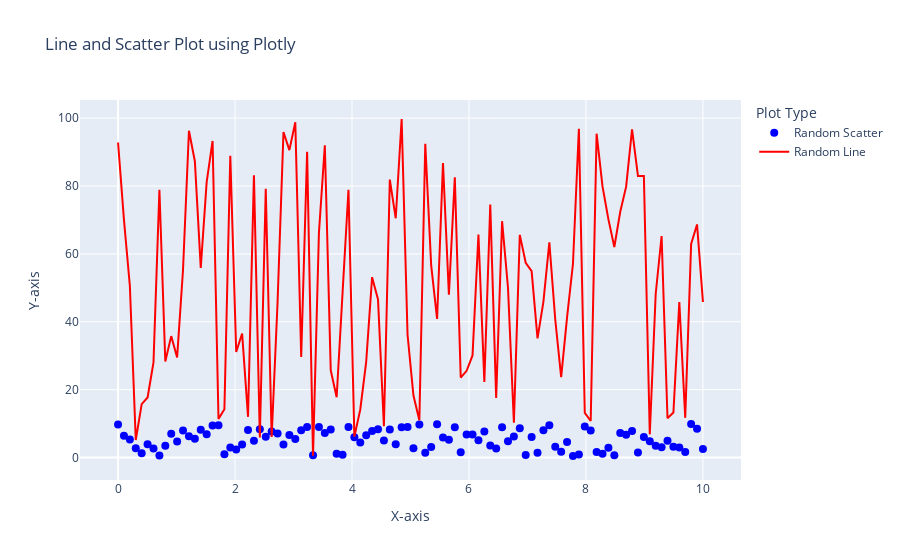

Notebook code cell kept with this figure:
### Code cell
import plotly.graph_objects as go
import numpy as np

# Generate random data
x = np.linspace(0, 10, 100)  # 100 evenly spaced points between 0 and 10
y1 = np.random.rand(100) * 10  # Random values for scatter plot
y2 = np.random.rand(100)*100  # Sine function for line plot

# Create a scatter plot
scatter_plot = go.Scatter(
    x=x,
    y=y1,
    mode='markers',  # 'markers' for scatter plot
    name='Random Scatter',
    marker=dict(color='blue', size=8)
)

# Create a line plot
line_plot = go.Scatter(
    x=x,
    y=y2,
    mode='lines',  # 'lines' for line plot
    name='Random Line',
    line=dict(color='red', width=2)
)

# Combine the plots in a figure
fig = go.Figure()
fig.add_trace(scatter_plot)
fig.add_trace(line_plot)

# Add layout details
fig.update_layout(
    title='Line and Scatter Plot using Plotly',
    xaxis_title='X-axis',
    yaxis_title='Y-axis',
    legend_title='Plot Type',
    template='plotly'
)

# Show the figure
fig.show()
